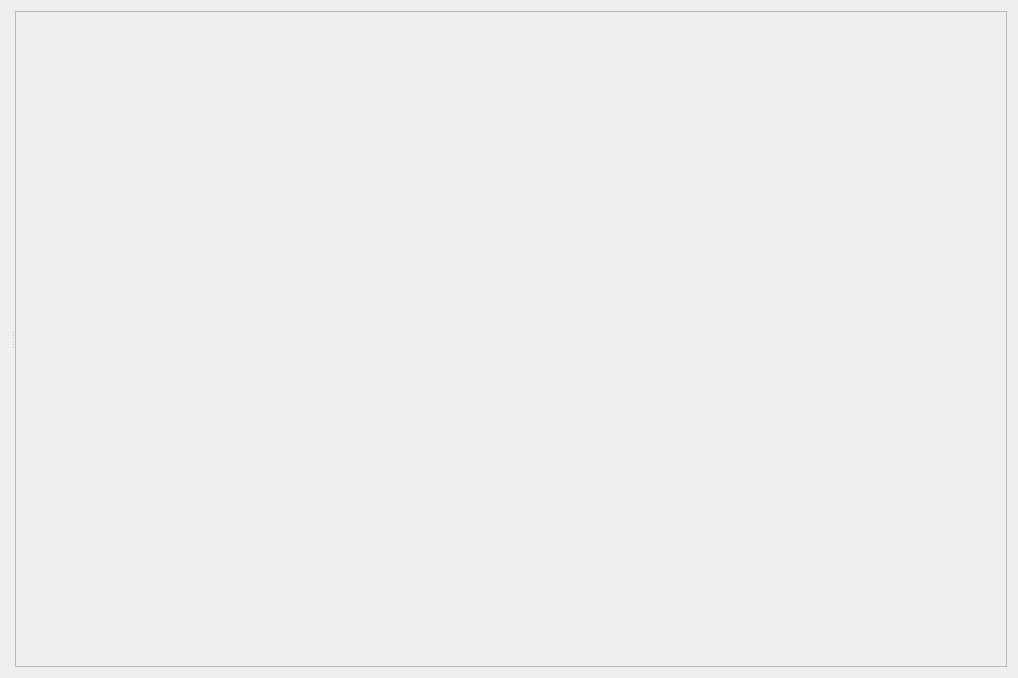
<?xml version="1.0" encoding="UTF-8"?>
<ui version="4.0">
 <class>Form</class>
 <widget class="QWidget" name="Form">
  <property name="geometry">
   <rect>
    <x>0</x>
    <y>0</y>
    <width>1018</width>
    <height>678</height>
   </rect>
  </property>
  <property name="sizePolicy">
   <sizepolicy hsizetype="Preferred" vsizetype="Preferred">
    <horstretch>2</horstretch>
    <verstretch>0</verstretch>
   </sizepolicy>
  </property>
  <layout class="QGridLayout" name="gridLayout">
   <item row="0" column="0">
    <widget class="QSplitter" name="splitter">
     <property name="sizePolicy">
      <sizepolicy hsizetype="Expanding" vsizetype="Preferred">
       <horstretch>9</horstretch>
       <verstretch>0</verstretch>
      </sizepolicy>
     </property>
     <property name="orientation">
      <enum>Qt::Horizontal</enum>
     </property>
     <property name="childrenCollapsible">
      <bool>false</bool>
     </property>
     <widget class="QWidget" name="">
      <layout class="QHBoxLayout" name="treeHorizontalLayout"/>
     </widget>
     <widget class="QScrollArea" name="paramScrollArea">
      <property name="font">
       <font>
        <family>Microsoft YaHei UI</family>
        <weight>50</weight>
        <bold>false</bold>
       </font>
      </property>
      <property name="widgetResizable">
       <bool>true</bool>
      </property>
      <widget class="QWidget" name="scrollAreaWidgetContents">
       <property name="geometry">
        <rect>
         <x>0</x>
         <y>0</y>
         <width>495</width>
         <height>658</height>
        </rect>
       </property>
      </widget>
     </widget>
    </widget>
   </item>
  </layout>
 </widget>
 <resources/>
 <connections/>
</ui>
